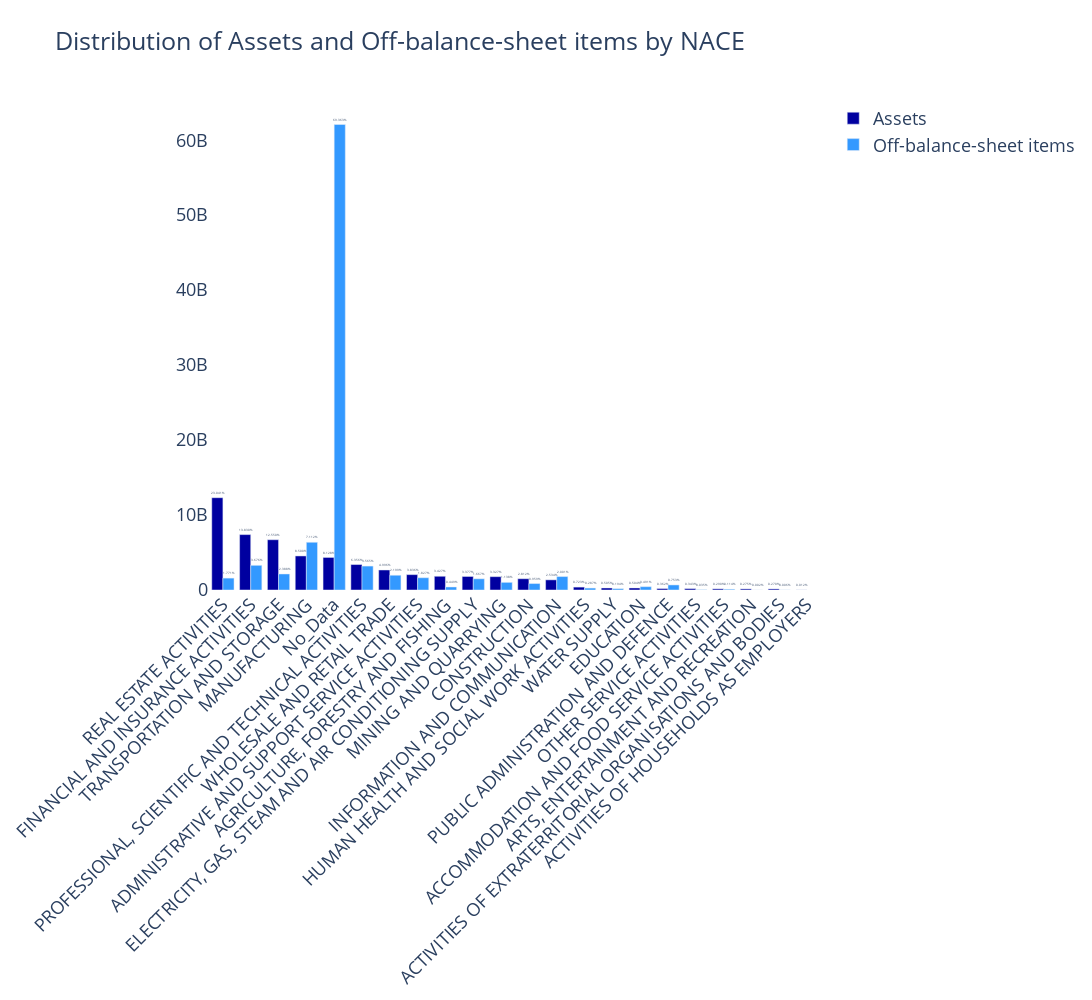

Notebook code cell kept with this figure:
### Code cell
import plotly.graph_objects as go
grouped = df_Q4[df_Q4['GL_Account_Name'] == 'Assets'].groupby('NACE_Name_L1')[['Amount']].sum().abs().sort_values('Amount', ascending=False)
total = grouped['Amount'].sum()
grouped['percentage'] = (grouped['Amount'] / total) * 100

grouped_2 = df_Q4[df_Q4['GL_Account_Name'] == 'Off-balance-sheet items'].groupby('NACE_Name_L1')[['Amount']].sum().abs().sort_values('Amount', ascending=False)
total_2 = grouped_2['Amount'].sum()
grouped_2['percentage'] = (grouped_2['Amount'] / total_2) * 100

fig_Q4b_tot = go.Figure()



fig_Q4b_tot.add_trace(go.Bar(

    x=grouped.index, 
    y=grouped['Amount'],
    marker_color = '#0000A0',
    text=grouped['percentage'].apply(lambda x: '{:.3f}%'.format(x)),
    name = 'Assets' 
    #color_continuous_scale='Blues', 
    ))


fig_Q4b_tot.add_trace(go.Bar(

    x=grouped_2.index, 
    y=grouped_2['Amount'],
    marker_color = '#3399FF',
    text=grouped_2['percentage'].apply(lambda x: '{:.3f}%'.format(x)),
    name = 'Off-balance-sheet items' 
    #color_continuous_scale='Blues', 
    ))

fig_Q4b_tot.update_traces( textposition='outside'),

# Here we modify the tickangle of the xaxis, resulting in rotated labels.
fig_Q4b_tot.update_layout(title_text="Distribution of Assets and Off-balance-sheet items by NACE", barmode='group',  width=2000, height=1000, font=dict(size=18), xaxis_tickangle=-45, paper_bgcolor='white', plot_bgcolor = 'white')
fig_Q4b_tot.show()

### Figure 1 — Plotly figure (JSON) as saved in the notebook; plotly's stock layout.template omitted (floating-point values rounded to 4 significant figures)
{"data": [{"marker": {"color": "#0000A0"}, "name": "Assets", "text": ["23.041%", "13.830%", "12.550%", "8.500%", "8.128%", "6.356%", "4.996%", "3.836%", "3.427%", "3.377%", "3.327%", "2.812%", "2.534%", "0.723%", "0.505%", "0.504%", "0.362%", "0.343%", "0.290%", "0.275%", "0.270%", "0.012%"], "textposition": "outside", "type": "bar", "x": ["REAL ESTATE ACTIVITIES", "FINANCIAL AND INSURANCE ACTIVITIES", "TRANSPORTATION AND STORAGE", "MANUFACTURING", "No_Data", "PROFESSIONAL, SCIENTIFIC AND TECHNICAL ACTIVITIES", "WHOLESALE AND RETAIL TRADE", "ADMINISTRATIVE AND SUPPORT SERVICE ACTIVITIES", "AGRICULTURE, FORESTRY AND FISHING", "ELECTRICITY, GAS, STEAM AND AIR CONDITIONING SUPPLY", "MINING AND QUARRYING", "CONSTRUCTION", "INFORMATION AND COMMUNICATION", "HUMAN HEALTH AND SOCIAL WORK ACTIVITIES", "WATER SUPPLY", "EDUCATION", "PUBLIC ADMINISTRATION AND DEFENCE", "OTHER SERVICE ACTIVITIES", "ACCOMMODATION AND FOOD SERVICE ACTIVITIES", "ARTS, ENTERTAINMENT AND RECREATION", "ACTIVITIES OF EXTRATERRITORIAL ORGANISATIONS AND BODIES", "ACTIVITIES OF HOUSEHOLDS AS EMPLOYERS"], "y": [12310000000.0, 7390000000.0, 6707000000.0, 4542000000.0, 4343000000.0, 3397000000.0, 2670000000.0, 2050000000.0, 1831000000.0, 1805000000.0, 1778000000.0, 1503000000.0, 1354000000.0, 386300000.0, 269900000.0, 269100000.0, 193700000.0, 183600000.0, 154800000.0, 147000000.0, 144300000.0, 6237000.0]}, {"marker": {"color": "#3399FF"}, "name": "Off-balance-sheet items", "text": ["69.363%", "7.112%", "3.676%", "3.565%", "2.388%", "2.199%", "2.001%", "1.827%", "1.771%", "1.667%", "1.138%", "0.959%", "0.753%", "0.491%", "0.449%", "0.287%", "0.194%", "0.114%", "0.035%", "0.006%", "0.002%"], "textposition": "outside", "type": "bar", "x": ["No_Data", "MANUFACTURING", "FINANCIAL AND INSURANCE ACTIVITIES", "PROFESSIONAL, SCIENTIFIC AND TECHNICAL ACTIVITIES", "TRANSPORTATION AND STORAGE", "WHOLESALE AND RETAIL TRADE", "INFORMATION AND COMMUNICATION", "ADMINISTRATIVE AND SUPPORT SERVICE ACTIVITIES", "REAL ESTATE ACTIVITIES", "ELECTRICITY, GAS, STEAM AND AIR CONDITIONING SUPPLY", "MINING AND QUARRYING", "CONSTRUCTION", "PUBLIC ADMINISTRATION AND DEFENCE", "EDUCATION", "AGRICULTURE, FORESTRY AND FISHING", "HUMAN HEALTH AND SOCIAL WORK ACTIVITIES", "WATER SUPPLY", "ACCOMMODATION AND FOOD SERVICE ACTIVITIES", "OTHER SERVICE ACTIVITIES", "ACTIVITIES OF EXTRATERRITORIAL ORGANISATIONS AND BODIES", "ARTS, ENTERTAINMENT AND RECREATION"], "y": [62100000000.0, 6367000000.0, 3291000000.0, 3192000000.0, 2138000000.0, 1968000000.0, 1792000000.0, 1635000000.0, 1586000000.0, 1493000000.0, 1019000000.0, 858600000.0, 674400000.0, 439700000.0, 402200000.0, 257000000.0, 173700000.0, 102100000.0, 31190000.0, 5391000.0, 2074637]}], "layout": {"barmode": "group", "font": {"size": 18}, "height": 1000, "paper_bgcolor": "white", "plot_bgcolor": "white", "title": {"text": "Distribution of Assets and Off-balance-sheet items by NACE"}, "width": 2000, "xaxis": {"tickangle": -45}}}
